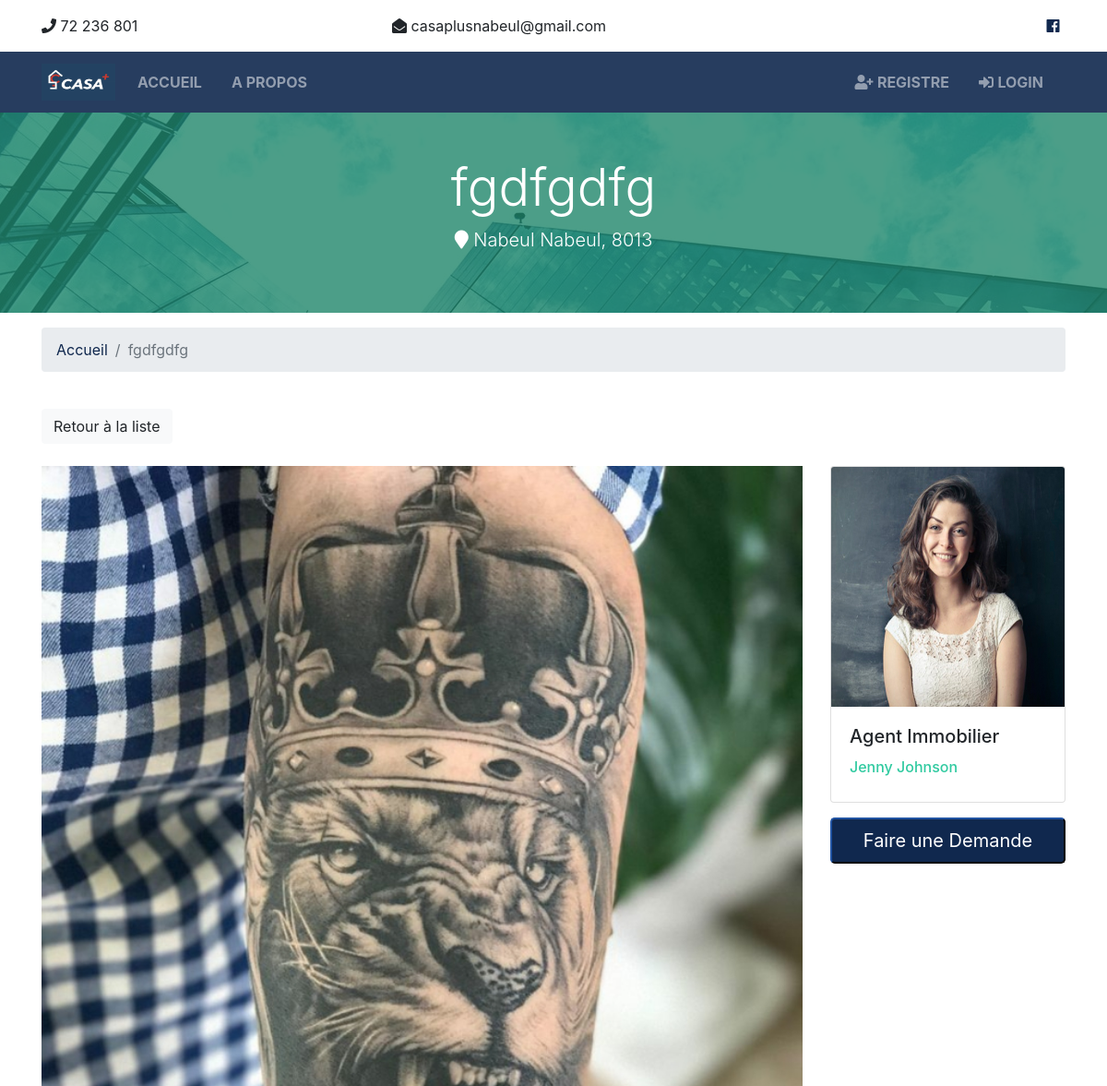
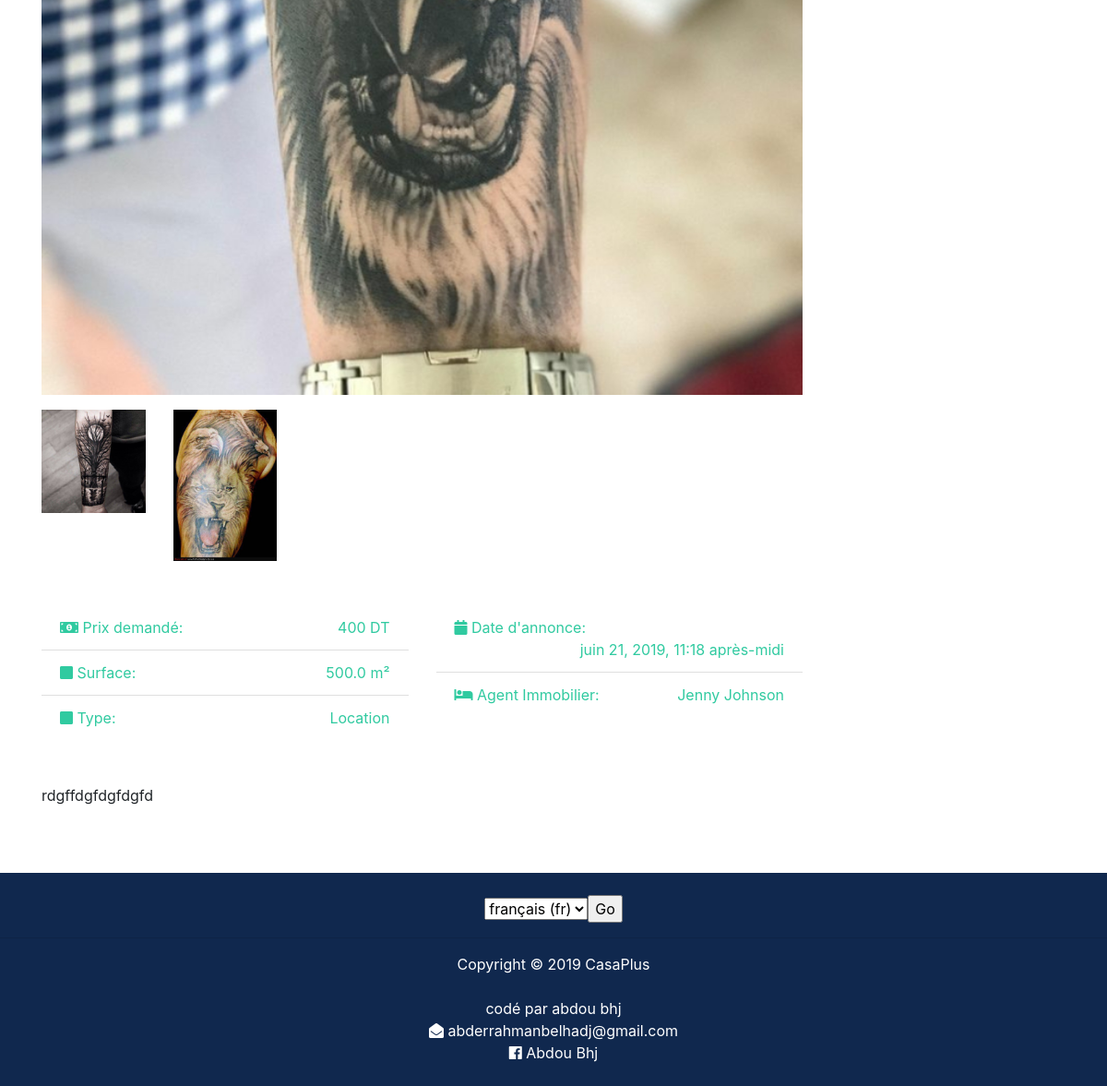
The app's page /fonddecommerces/1/ with its own data (2 pictures, top to bottom).
### fonddecommerce/models.py (models this page shows, shortened)
class Fonddecommerce(models.Model):
    realtor = models.ForeignKey(Realtor, on_delete=models.DO_NOTHING)
    title = models.CharField(max_length = 200)
    address = models.CharField(max_length = 200)
    city = models.CharField(max_length = 100)
    state = models.CharField(max_length = 100)
    zipcode = models.CharField(max_length = 20)
    description = models.TextField(blank = True)
    price = models.IntegerField()
    surface = models.DecimalField(max_digits=5, decimal_places=1)
    photo_main = models.ImageField(upload_to='photos/%Y/%m/%d/')
    photo_1 = models.ImageField(upload_to='photos/%Y/%m/%d', blank = True)
    photo_2 = models.ImageField(upload_to='photos/%Y/%m/%d', blank = True)
    photo_3 = models.ImageField(upload_to='photos/%Y/%m/%d', blank = True)
    photo_4 = models.ImageField(upload_to='photos/%Y/%m/%d', blank = True)
    photo_5 = models.ImageField(upload_to='photos/%Y/%m/%d', blank = True)
    photo_6 = models.ImageField(upload_to='photos/%Y/%m/%d', blank = True)
    is_published = models.BooleanField(default = True)
    list_date = models.DateTimeField(default = datetime.now, blank = True)
    type =models.CharField(max_length=55, choices = (('Vente','Vente'),('Location','Location')), blank=True)

### realtors/models.py (models this page shows)
class Realtor(models.Model):
    name = models.CharField(max_length=200)
    photo = models.ImageField(upload_to = 'photos/%Y/%m/%d/')
    description = models.TextField(blank = True)
    phone = models.CharField(max_length=20)
    email = models.EmailField(max_length=50)
    is_mvp = models.BooleanField(default = False)
    hire_date = models.DateTimeField(default = datetime.now, blank = True)
    def __str__(self):
        return self.name

### fonddecommerce/views.py (the view)
# urls.py: path('fonddecommerces/', include('fonddecommerce.urls')),
def fonddecommerce(request, fonddecommerce_id):
    fonddecommerce = get_object_or_404(Fonddecommerce, pk=fonddecommerce_id)
    context = {
        'fonddecommerce' : fonddecommerce
    }
    return render (request, 'fonddecommerces/fonddecommerce.html', context)

### templates/fonddecommerces/fonddecommerce.html (shortened to what this page needs)
{% extends 'base.html' %}
{% load humanize %}
{% block content %}
{% load i18n %}
<section id="showcase-inner" class="py-5 text-white">
    <div class="container">
      <div class="row text-center">
        <div class="col-md-12">
          <h1 class="display-4">{{ fonddecommerce.title }}</h1>
          <p class="lead">
            <i class="fas fa-map-marker"></i> {{ fonddecommerce.city }} {{ fonddecommerce.state }}, {{ fonddecommerce.zipcode }}</p>
        </div>
      </div>
    </div>
  </section>
  <section id="bc" class="mt-3">
    <div class="container">
      <nav>
        <ol class="breadcrumb">
          <li class="breadcrumb-item">
            <a href="{% url 'index' %}">{% trans "Accueil" %}</a>
          </li>
          <li class="breadcrumb-item active">{{ fonddecommerce.title }}</li>
        </ol>
      </nav>
    </div>
  </section>
  <section id="fonddecommerce" class="py-4">
    <div class="container">
      <a href="{% url 'fonddecommerces' %}" class="btn btn-light mb-4">{% trans "Retour à la liste" %}</a>
      <div class="row">
        <div class="col-md-9">
          <img src="{{ fonddecommerce.photo_main.url }}" alt="" class="img-main img-fluid mb-3">
          <div class="row mb-5 thumbs">
            {% if fonddecommerce.photo_1 %}
            <div class="col-md-2">
              <a href="{{ fonddecommerce.photo_1.url }}" data-lightbox="home-images">
                <img src="{{ fonddecommerce.photo_1.url }}" alt="" class="img-fluid">
              </a>
            </div>
            {% endif %}
            {% if fonddecommerce.photo_2 %}
            <div class="col-md-2">
              <a href="{{ fonddecommerce.photo_2.url }}" data-lightbox="home-images">
                <img src="{{ fonddecommerce.photo_2.url }}" alt="" class="img-fluid">
              </a>
            </div>
            {% endif %}
          </div>
          <div class="row mb-5 fields">
            <div class="col-md-6">
              <ul class="list-group list-group-flush">
                <li class="list-group-item text-secondary">
                  <i class="fas fa-money-bill-alt"></i> {% trans "Prix demandé:" %}
                  <span class="float-right">{{ fonddecommerce.price|intcomma }} DT</span>
                </li>
                <li class="list-group-item text-secondary">
                  <i class="fas fa-square"></i> {% trans "Surface:" %}
                  <span class="float-right">{{ fonddecommerce.surface }} m²</span>
                </li>
                <li class="list-group-item text-secondary">
                  <i class="fas fa-square"></i> {% trans "Type:" %}
                  <span class="float-right">{{ fonddecommerce.type }}</span>
                </li>
              </ul>
            </div>
            <div class="col-md-6">
              <ul class="list-group list-group-flush">
                <li class="list-group-item text-secondary">
                  <i class="fas fa-calendar"></i> {% trans "Date d'annonce:" %}
                  <span class="float-right">{{ fonddecommerce.list_date }}</span>
                </li>
                <li class="list-group-item text-secondary">
                  <i class="fas fa-bed"></i> {% trans "Agent Immobilier:" %}
                  <span class="float-right">{{ fonddecommerce.realtor }}</span>
                </li>
              </ul>
            </div>
          </div>
          <div class="row mb-5">
            <div class="col-md-12">
              {{ fonddecommerce.description }}
            </div>
          </div>
        </div>
        <div class="col-md-3">
          <div class="card mb-3">
            <img class="card-img-top" src="{{ fonddecommerce.realtor.photo.url }}" alt="">
            <div class="card-body">
              <h5 class="card-title">{% trans "Agent Immobilier" %}</h5>
              <h6 class="text-secondary">{{ fonddecommerce.realtor }}</h6>
            </div>
          </div>
          <button class="btn-primary btn-block btn-lg" data-toggle="modal" data-target="#inquiryModal">{% trans "Faire une Demande" %}</button>
        </div>
      </div>
    </div>
  </section>
{% endblock %}

### btre/static/css/all.css (style rules this page uses)
.fa, .fas, .far, .fal, .fab { -moz-osx-font-smoothing: grayscale; -webkit-font-smoothing: antialiased; display: inline-block; font-style: normal; font-variant: normal; text-rendering: auto; line-height: 1; }
.fa-bed:before { content: "\f236"; }
.fa-calendar:before { content: "\f133"; }
.fa-map-marker:before { content: "\f041"; }
.fa-money-bill-alt:before { content: "\f3d1"; }
.fa-square:before { content: "\f0c8"; }
.fa, .fas { font-family: 'Font Awesome 5 Free'; font-weight: 900; }

### btre/static/css/style.css (style rules this page uses)
img { width: 100%; }
#showcase-inner { background: url(../img/building.jpg) no-repeat top center fixed; position: relative; overflow: hidden; min-height: 200px; }
#showcase-inner::before { content: ''; position: absolute; top: 0; left: 0; min-height: 100%; width: 100%; background: rgba(32, 134, 107, 0.8); }

### records on screen
Fonddecommerce: title "fgdfgdfg", city "Nabeul", state "Nabeul", zipcode "8013", photo_main (picture), photo_1 (picture), photo_2 (picture), price "400", surface "500.0", type "Location", list_date "juin 21, 2019, 11:18 après-midi", realtor "Jenny Johnson", description "rdgffdgfdgfdgfd", realtor.photo (picture)

### other values on screen
form field language "français (fr)"
